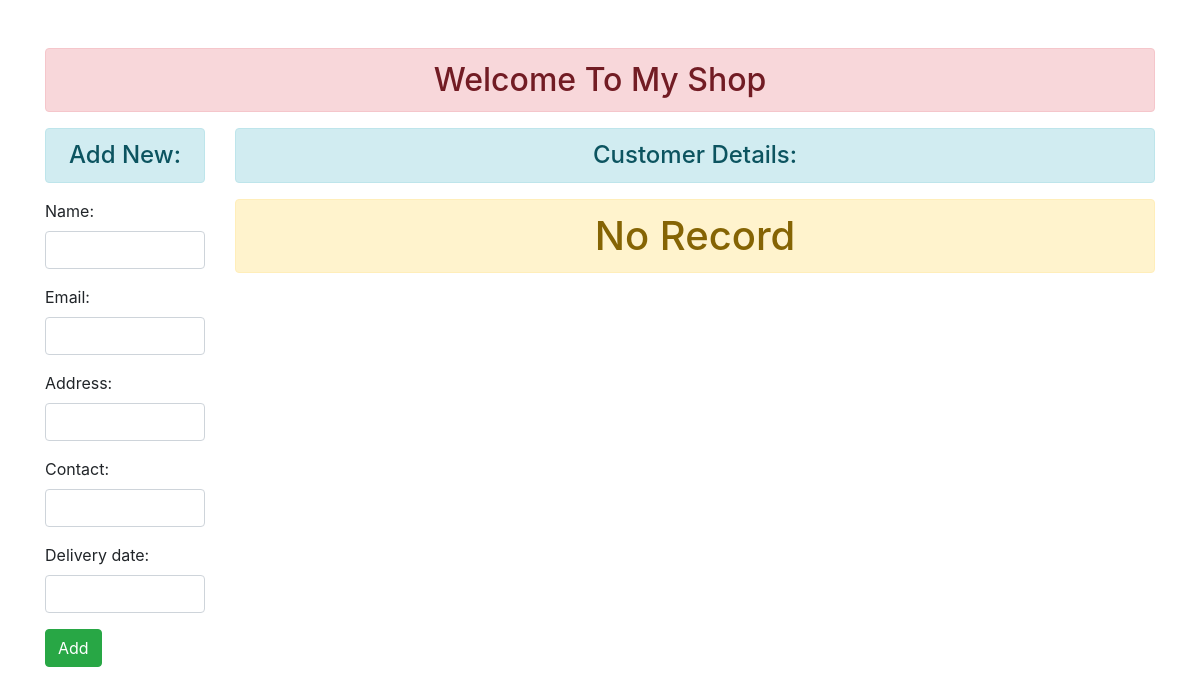
Before: / with the older database file.
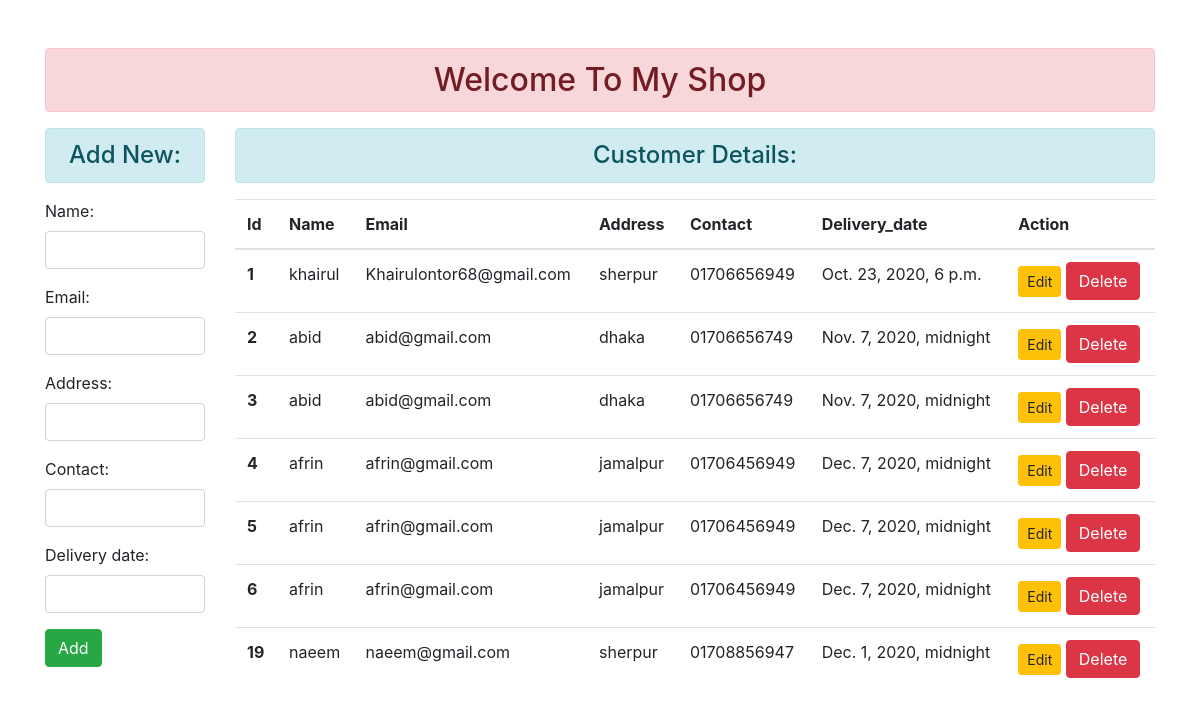
After: the same page with the newer database file.
### enroll/models.py (models this page shows)
class User(models.Model):
    name=models.CharField(max_length=50)
    email=models.EmailField(max_length=50)
    Address=models.CharField(max_length=50)
    contact=models.CharField(max_length=50)
    Delivery_date=models.DateTimeField()

### enroll/views.py (the view)
# urls.py: path('',views.add_show,name="add_show"),
def add_show(request):
    if request.method == "POST":
        details=CustomerDetails(request.POST)
        if details.is_valid():
            details.save()
            details=CustomerDetails()
    else:
        details=CustomerDetails()
    show_details=User.objects.all()
    context={
        'details':details,
        'show_details':show_details,
    }
    return render(request,'enroll/add_and_show.html',context)

### enroll/forms.py
class CustomerDetails(forms.ModelForm):
    class Meta:
        model=User
        fields="__all__"
        widgets={
            'name':forms.TextInput(attrs={'class':'form-control'}),
            'email':forms.EmailInput(attrs={'class':'form-control'}),
            'Address':forms.TextInput(attrs={'class':'form-control'}),
            'contact':forms.TextInput(attrs={'class':'form-control'}),
            'Delivery_date':forms.DateTimeInput(attrs={'class':'form-control'}),
        }

### enroll/templates/enroll/add_and_show.html (shortened to what this page needs)
{% extends 'enroll/base.html' %}
{% load static %}
{% block content %}
<div class="row">
    <div class="col-sm-2">
        <h4 class="text-center alert alert-info">Add New:</h4>
        <form action=" " method="POST">
            {{details.as_p}}
            <input type="submit" class="btn btn-success" value="Add">
        </form>
    </div>
    <div class="col-sm-10">
        <h4 class="text-center alert alert-info">Customer Details:</h4>
        {% if show_details %}
            <table class="table table-hover">
                <thead>
                    <tr>
                    <th scope="col">Id</th>
                    <th scope="col">Name</th>
                    <th scope="col">Email</th>
                    <th scope="col">Address</th>
                    <th scope="col">Contact</th>
                    <th scope="col">Delivery_date</th>
                    <th scope="col">Action</th>
                    </tr>
                </thead>
                <tbody>
                {% for p in show_details %}
                    <tr>
                    <th scope="row">{{p.id}}</th>
                    <td>{{p.name}}</td>
                    <td>{{p.email}}</td>
                    <td>{{p.Address}}</td>
                    <td>{{p.contact}}</td>
                    <td>{{p.Delivery_date}}</td>
                    <td>
                    <a href="#" class="btn btn-warning btn-sm">Edit</a>
                    <form action="{% url 'delete_data' p.id %}" method="post" class="d-inline">
                    <input type="submit" class ="btn btn-danger" value="Delete">
                    </form>
                    </td>
                    </tr>
                {% endfor %}
                </tbody>
                </table>
        {% else %}
            <h1 class="text-center alert alert-warning">No Record</h1>
        {% endif %}
    </div>
</div>
{% endblock content %}

### enroll/templates/enroll/base.html (shortened to what this page needs)
{% load static %}
<!doctype html>
<html lang="en">
  <head>
    <link rel="stylesheet" href="https://cdn.jsdelivr.net/npm/bootstrap@4.5.3/dist/css/bootstrap.min.css">
  </head>
  <body>
    <div class ="container mt-5">
    <h2 class="text-center alert alert-danger">Welcome To My Shop</h2>
    {% block content %}
    {% endblock content %}
    </div>
  </body>
</html>

Changed rows visible on the page:
added User: id "1", name "khairul", email "Khairulontor68@gmail.com", Address "sherpur", contact "01706656949", Delivery_date "Oct. 23, 2020, 6 p.m."
added User: id "2", name "abid", email "abid@gmail.com", Address "dhaka", contact "01706656749", Delivery_date "Nov. 7, 2020, midnight"
added User: id "3", name "abid", email "abid@gmail.com", Address "dhaka", contact "01706656749", Delivery_date "Nov. 7, 2020, midnight"
added User: id "4", name "afrin", email "afrin@gmail.com", Address "jamalpur", contact "01706456949", Delivery_date "Dec. 7, 2020, midnight"
added User: id "5", name "afrin", email "afrin@gmail.com", Address "jamalpur", contact "01706456949", Delivery_date "Dec. 7, 2020, midnight"
added User: id "6", name "afrin", email "afrin@gmail.com", Address "jamalpur", contact "01706456949", Delivery_date "Dec. 7, 2020, midnight"
added User: id "19", name "naeem", email "naeem@gmail.com", Address "sherpur", contact "01708856947", Delivery_date "Dec. 1, 2020, midnight"
Other visible differences:
text no longer shown: "No Record"
text now shown: "Id Name Email Address Contact Delivery_date Action"
